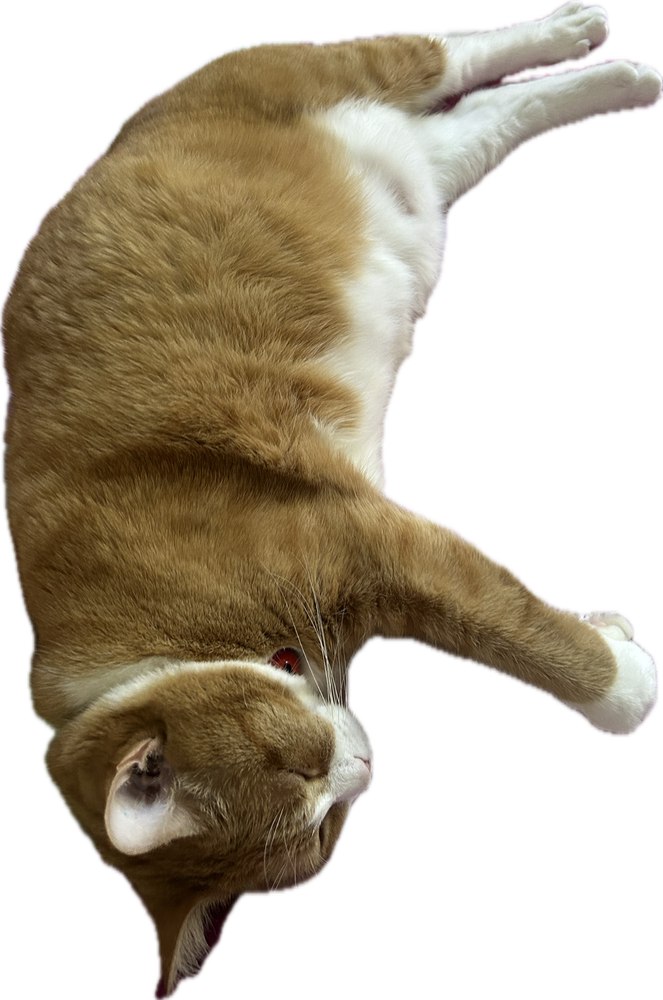
#> input picture images/bg-removed/image_1.png, 663 x 1000 px, shrunk from 1149 x 1733 before the run
$ jupyter execute image_quantification.ipynb
#> lines starting #> are read from the running program, lines starting #| are printed output that depends on the picture; after the words box and inside, x2 and y2 are one past the last pixel; in counts of white or black regions, pixels touching at a corner belong together
## Image and pixel color clustering algorithm

Have you ever wondered if you turn a picture of something and quantify how much of the picture is brown, white etc...? This code can be used to answer important questions like: "Is my cat 30% light brown, 50% dark brown and 20% white"?

Here we use an image of a cat (as an example) with background removed, convert image to RGB, convert pixel values into a numpy array which is then 'flattened' into a feature table (each row is a pixel with three column values of red, green blue).

We then cluster these features using k-means

[cell 1]
from PIL import Image
import numpy as np
from sklearn.cluster import KMeans
import matplotlib.pyplot as plt

 # Load image helper function
def load_image(image_path):
    ''' Loads an image and converts it to RGBA format'''
#> called with image_path = 'images/bg-removed/image_1.png'
    img = Image.open(image_path).convert("RGBA")
#> img is the input picture: PIL image 663x1000 RGBA; mean R, G, B, A 70.8, 60.8, 43.8, 134.4
    if img is None:
        raise ValueError(f"Failed to load image from {image_path}")

    # Check if image has transparency, if not, make it transparent
    if img.mode != "RGBA":
        img = img.convert("RGBA")

    # Check if image actually has any transparent pixels
    alpha = np.array(img)[:, :, 3]
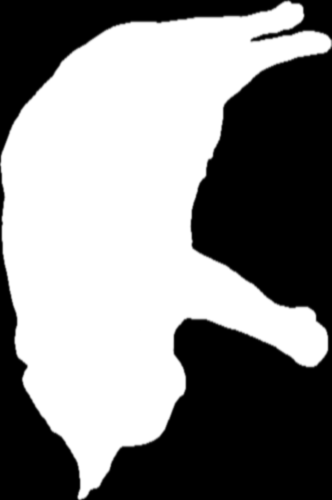
#> alpha: shape (1000, 663) (shown at 1/2 size); min 0, max 255, mean 134.4
    if alpha.min() == 255:  # No transparency detected
        # Make background transparent (assuming white or similar background)
        data = np.array(img)
        # Convert white/near-white pixels to transparent
        mask = (data[:, :, 0] > 200) & (data[:, :, 1] > 200) & (data[:, :, 2] > 200)
        data[mask, 3] = 0
        img = Image.fromarray(data, "RGBA")

    # Print image dimensions and pixel count
    print(f"Number of pixels of image '{image_path}': {img.width * img.height}")
#| Number of pixels of image 'images/bg-removed/image_1.png': 663000

    # Display the image
    plt.imshow(img)
    plt.axis('off')
    plt.show()
    return img


def analyze_cat_colors(img, num_colors=3):
    ''' Analyzes the colors in a cat image and returns the dominant colors and their percentages.'''
#> called with num_colors = 3
    # Convert image to numpy array
    data = np.array(img)

    # Separate channels
    rgb = data[:, :, :3]
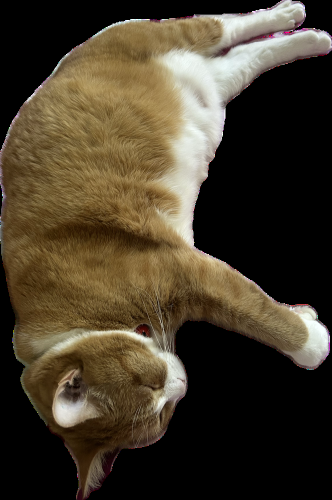
#> rgb: shape (1000, 663, 3) (shown at 1/2 size); mean R, G, B 70.8, 60.8, 43.8
    alpha = data[:, :, 3]

    # Keep only non-transparent pixels
    mask = alpha > 0
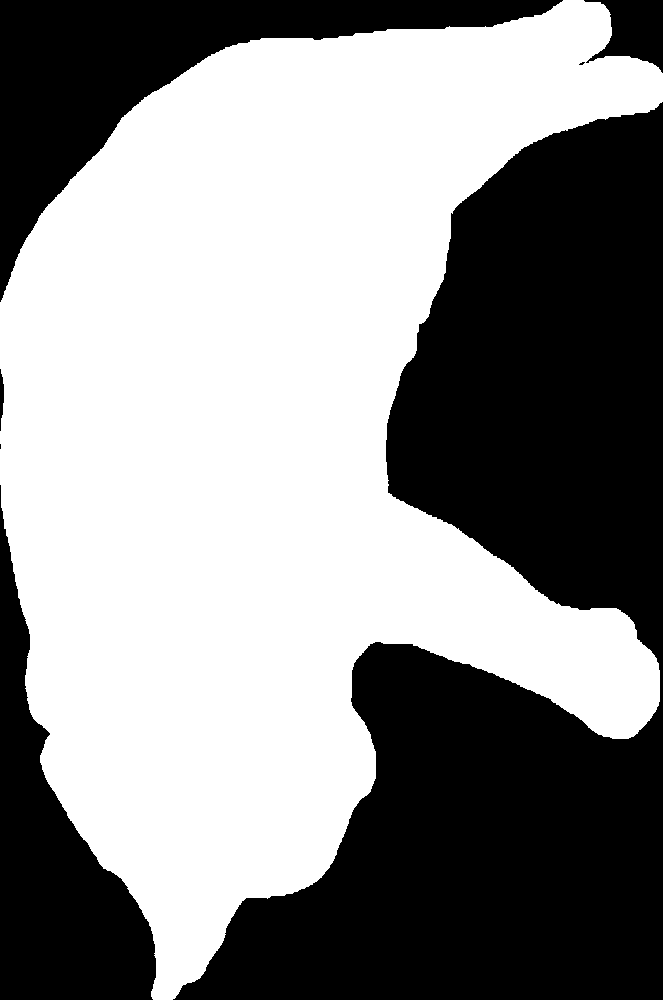
#> mask: shape (1000, 663) bool; 55.2% white; 7 black regions (2 under 20 px), largest, box (x1, y1, x2, y2) and area: (173, 102, 663, 1000) 218230, (0, 0, 563, 302) 42566, (0, 485, 156, 1000) 32356, (584, 0, 663, 73) 3396, (0, 369, 4, 431) 163
    pixels = rgb[mask]

    # Run KMeans to find dominant colors
    kmeans = KMeans(n_clusters=num_colors, random_state=42)
    kmeans.fit(pixels)

    colors = kmeans.cluster_centers_.astype(int)
    labels = kmeans.labels_

    # Count pixels per cluster
    counts = np.bincount(labels)

    # Convert to percentages
    percentages = counts / counts.sum()

    results = []
    for i in range(num_colors):
        color = colors[i]
        percent = percentages[i] * 100
        results.append((color, percent))

    # Sort by percentage descending
    results.sort(key=lambda x: x[1], reverse=True)

    return results, pixels, labels


# Example usage
img = load_image("images/bg-removed/image_1.png")
results, pixels, labels = analyze_cat_colors(img, num_colors=3)
#> results = [([140, 118, 78], 43.87), ([80, 59, 30], 39.3), ([207, 206, 194], 16.82)]

## Visualize color percentages

[cell 2]
color_pcts = [percent for _, percent in results]
#> color_pcts = [43.87, 39.3, 16.82]
color_values = [tuple(c / 255 for c in color) for color, _ in results]
#> color_values = [(0.549, 0.463, 0.306), (0.314, 0.231, 0.118), (0.812, 0.808, 0.761)]
color_labels = [f'RGB{tuple(int(c) for c in color)}' for color, _ in results]
#> color_labels = ['RGB(140, 118, 78)', 'RGB(80, 59, 30)', 'RGB(207, 206, 194)']

fig, ax = plt.subplots(figsize=(6, 6))
wedges, texts, autotexts = ax.pie(
    color_pcts,
    labels=color_labels,
    colors=color_values,
    autopct='%.1f%%',
    startangle=90,
    wedgeprops=dict(width=0.4, edgecolor='w'),
    textprops=dict(color='black')
)
#> wedges = 3 items; texts = 3 items; autotexts = 3 items

centre_circle = plt.Circle((0, 0), 0.70, fc='white')
ax.add_artist(centre_circle)

ax.set_title('Pixel Color Clusters', fontsize=13)
plt.tight_layout()
plt.show()
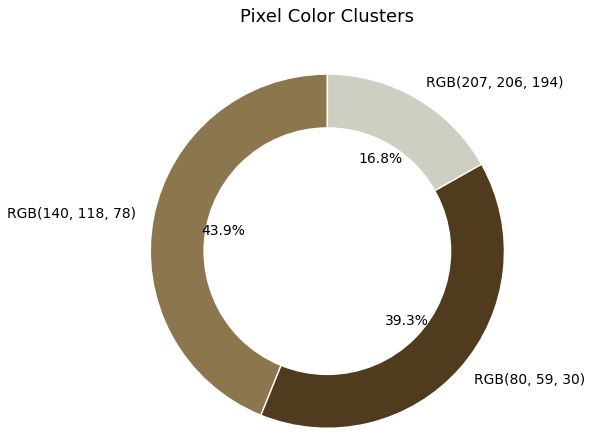
#> figure drawn by matplotlib, 1 panel

## Visualization of clusters
Visualization of clustering of k-means results

[cell 3]
from matplotlib.colors import ListedColormap

# Compute cluster centers and counts
centers = []
counts = []
num_clusters = len(results)
#> num_clusters = 3
for i in range(num_clusters):
    mask = labels == i
    center = pixels[mask].mean(axis=0)
    centers.append(center)
    counts.append(np.sum(mask))
#> this loop made 3 passes
#> center on passes 1 to 3: [80.76, 59.55, 30.39], [140, 118, 78.72], [207.4, 206.7, 194.7]
#> after the loop, centers = [[80.76, 59.55, 30.39], [140, 118, 78.72], [207.4, 206.7, 194.7]]; counts = [143952, 160700, 61621]

centers = np.array(centers)
counts = np.array(counts)

# Sort by counts descending
sorted_idx = np.argsort(counts)[::-1]
#> sorted_idx = [1, 0, 2]

# Sorted centers
sorted_centers = centers[sorted_idx]
#> sorted_centers = [[140, 118, 78.72], [80.76, 59.55, 30.39], [207.4, 206.7, 194.7]]

# Remap labels to sorted order
new_labels = np.zeros_like(labels)
for new_i, old_i in enumerate(sorted_idx):
    new_labels[labels == old_i] = new_i
#> this loop made 3 passes
#> old_i on passes 1 to 3: 1, 0, 2

# Create colormap from sorted centers
cmap = ListedColormap(sorted_centers / 255.0)

# Plot the pixels in 3D RGB space colored by cluster
fig = plt.figure(figsize=(10, 8))
ax = fig.add_subplot(111, projection='3d')
ax.scatter(pixels[:, 0], pixels[:, 1], pixels[:, 2], c=new_labels, cmap=cmap, alpha=0.5)
ax.set_title('Pixel Clusters in 3D RGB Space')
ax.set_xlabel('Red')
ax.set_ylabel('Green')
ax.set_zlabel('Blue', rotation=90)
plt.colorbar(ax.collections[0], label='Cluster (sorted by dominance)')
plt.show()
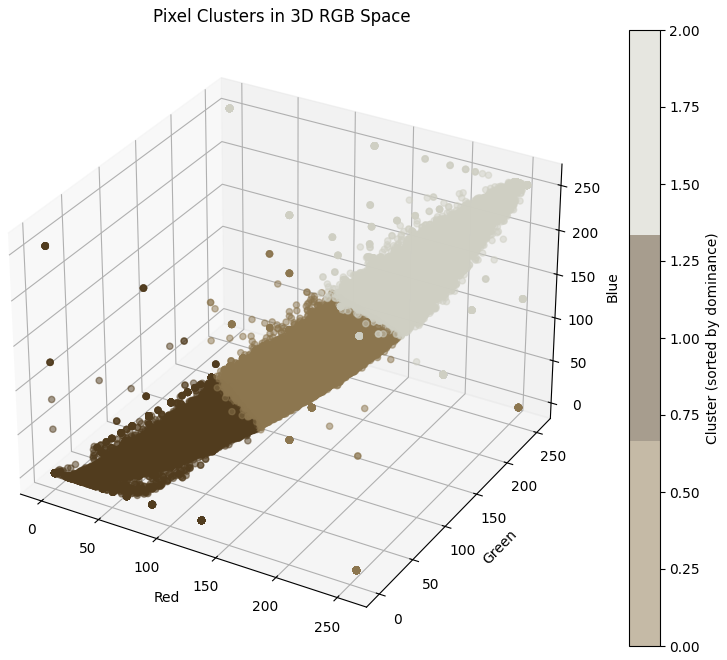
#> figure drawn by matplotlib, 2 panels

$ run again, with images/bg-removed/image_2.png copied over images/bg-removed/image_1.png
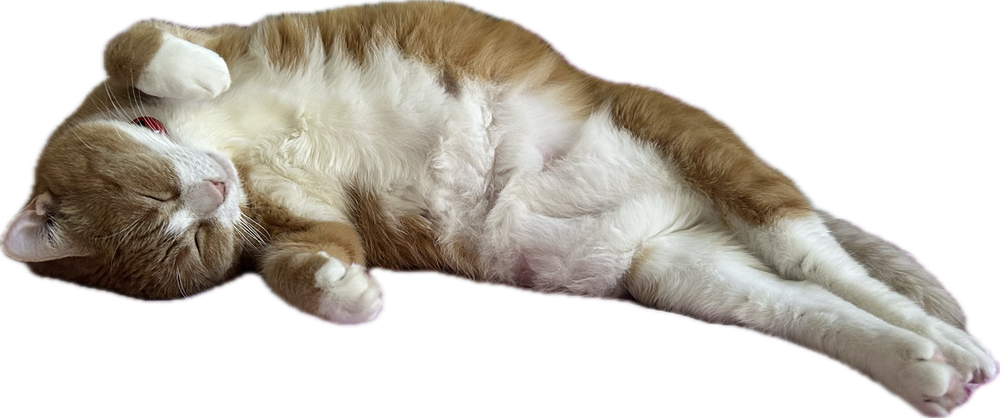
#> input picture images/bg-removed/image_2.png, 1000 x 418 px, shrunk from 1599 x 668 before the run
#> in load_image, img is the input picture: PIL image 1000x418 RGBA; mean R, G, B, A 81.3, 75.6, 67.4, 129.5
#| Number of pixels of image 'images/bg-removed/image_1.png': 418000
#> in analyze_cat_colors, `mask = alpha > 0`:
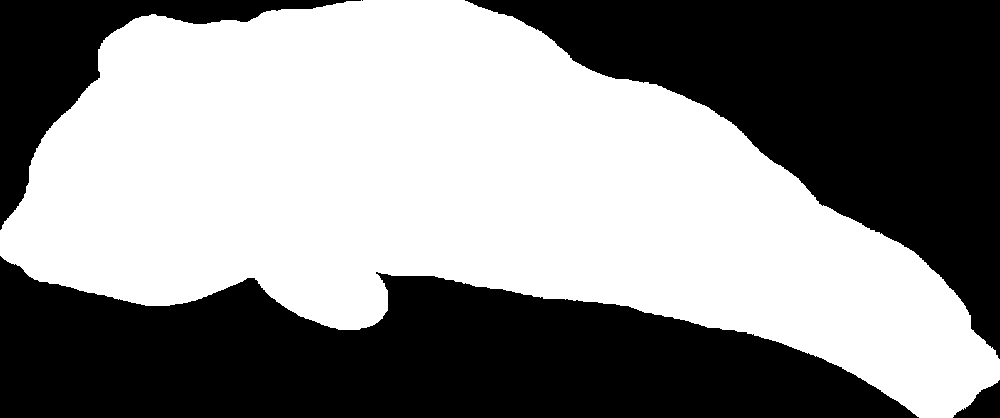
#> mask: shape (418, 1000) bool; 53.5% white; 5 black regions (1 under 20 px), largest, box (x1, y1, x2, y2) and area: (0, 256, 919, 418) 96788, (465, 0, 1000, 359) 78121, (0, 0, 361, 230) 18386, (953, 380, 1000, 418) 958
#> results = [([202, 201, 191], 41.58), ([142, 127, 108], 33.67), ([79, 59, 41], 24.75)]
#> color_pcts = [41.58, 33.67, 24.75]
#> color_values = [(0.792, 0.788, 0.749), (0.557, 0.498, 0.424), (0.31, 0.231, 0.161)]
#> color_labels = ['RGB(202, 201, 191)', 'RGB(142, 127, 108)', 'RGB(79, 59, 41)']
#> wedges = 3 items
#> num_clusters = 3
#> the loop `for i in range(num_clusters):` made 3 passes
#> center on passes 1 to 3: [202.5, 201, 191.1], [79.79, 59.36, 41.24], [142.5, 127.7, 107.8]
#> after the loop `for i in range(num_clusters):`: centers = [[202.5, 201, 191.1], [79.79, 59.36, 41.24], [142.5, 127.7, 107.8]]; counts = [93040, 55370, 75336]
#> sorted_idx = [0, 2, 1]
#> sorted_centers = [[202.5, 201, 191.1], [142.5, 127.7, 107.8], [79.79, 59.36, 41.24]]
#> the loop `for new_i, old_i in enumerate(sorted_idx):` made 3 passes
#> old_i on passes 1 to 3: 0, 2, 1
#> `plt.show()`:
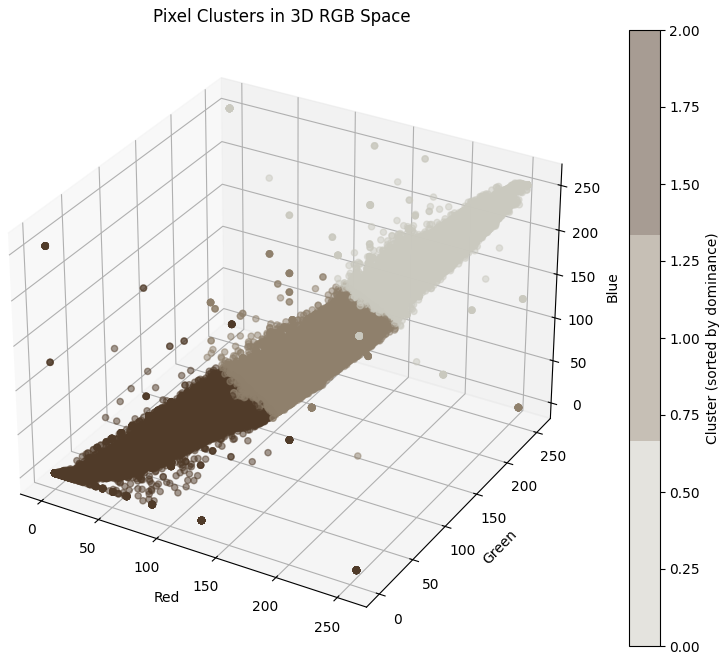
#> figure drawn by matplotlib, 2 panels

$ run again, with images/bg-removed/image_3.png copied over images/bg-removed/image_1.png
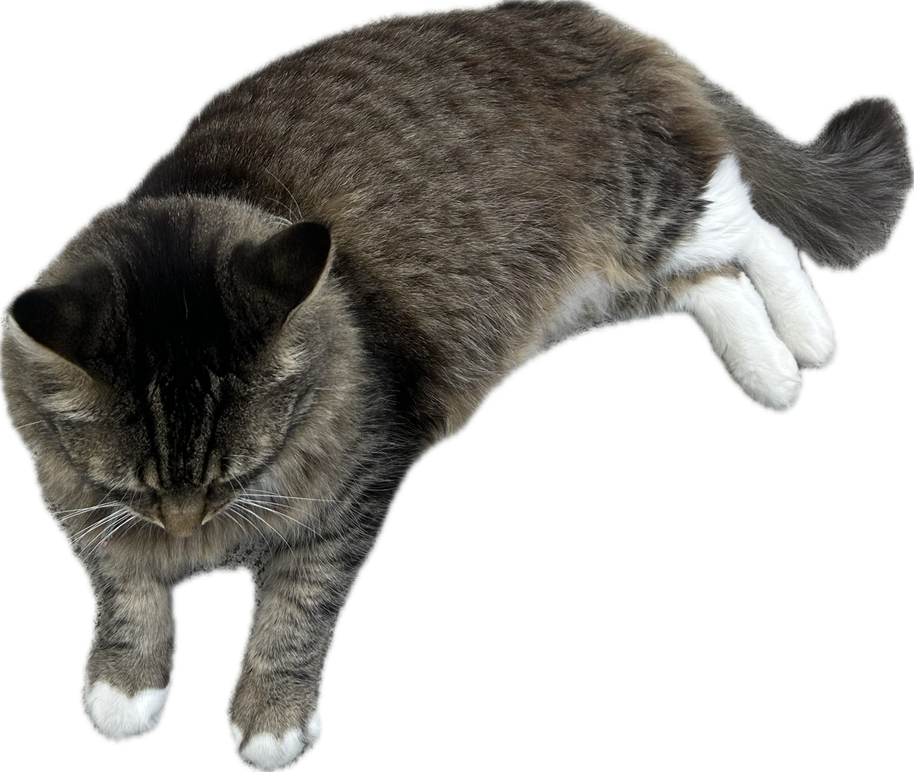
#> input picture images/bg-removed/image_3.png, 914 x 772 px, shrunk from 1280 x 1080 before the run
#> in load_image, img is the input picture: PIL image 914x772 RGBA; mean R, G, B, A 46.2, 44.5, 40.8, 124.8
#| Number of pixels of image 'images/bg-removed/image_1.png': 705608
#> in analyze_cat_colors, `mask = alpha > 0`:
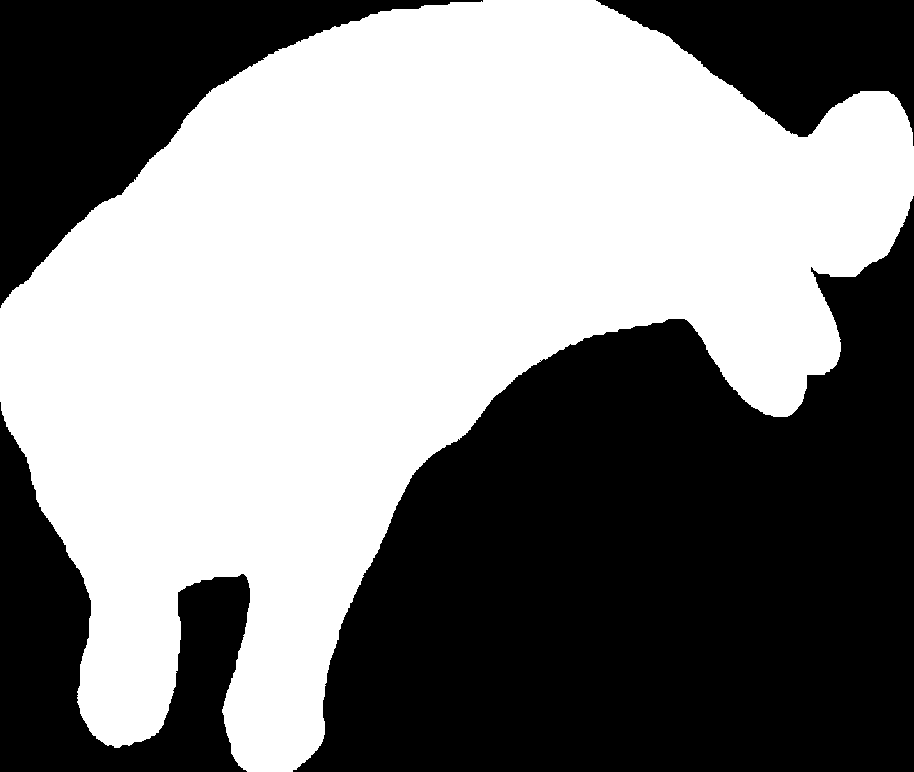
#> mask: shape (772, 914) bool; 51.8% white; 4 black regions, box (x1, y1, x2, y2) and area: (293, 196, 914, 772) 226221, (0, 0, 483, 308) 50772, (0, 402, 250, 772) 37642, (596, 0, 914, 146) 25245
#> results = [([104, 99, 90], 49.95), ([39, 36, 30], 39.71), ([207, 210, 207], 10.34)]
#> color_pcts = [49.95, 39.71, 10.34]
#> color_values = [(0.408, 0.388, 0.353), (0.153, 0.141, 0.118), (0.812, 0.824, 0.812)]
#> color_labels = ['RGB(104, 99, 90)', 'RGB(39, 36, 30)', 'RGB(207, 210, 207)']
#> wedges = 3 items
#> num_clusters = 3
#> the loop `for i in range(num_clusters):` made 3 passes
#> center on passes 1 to 3: [39.6, 36.1, 30.66], [104.2, 99.63, 90.41], [207.4, 210.4, 207.3]
#> after the loop `for i in range(num_clusters):`: centers = [[39.6, 36.1, 30.66], [104.2, 99.63, 90.41], [207.4, 210.4, 207.3]]; counts = [145232, 182664, 37832]
#> sorted_idx = [1, 0, 2]
#> sorted_centers = [[104.2, 99.63, 90.41], [39.6, 36.1, 30.66], [207.4, 210.4, 207.3]]
#> the loop `for new_i, old_i in enumerate(sorted_idx):` made 3 passes
#> old_i on passes 1 to 3: 1, 0, 2
#> `plt.show()`:
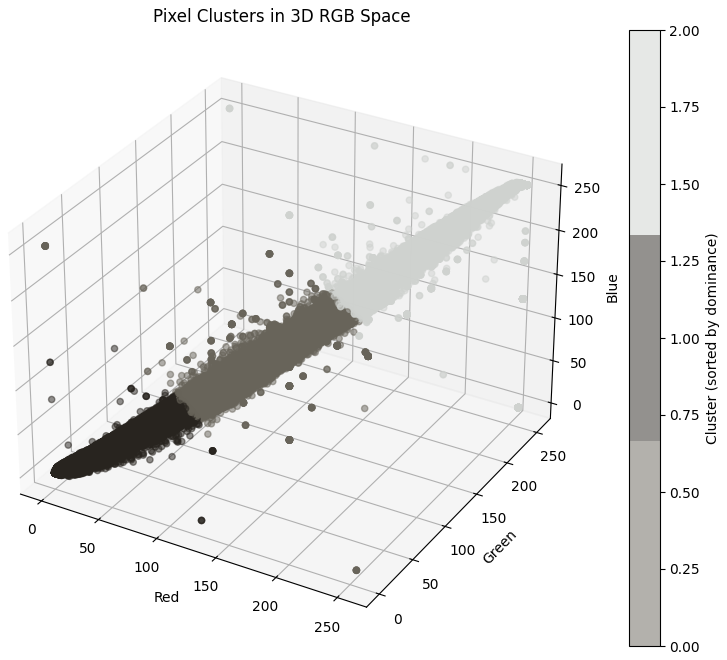
#> figure drawn by matplotlib, 2 panels
